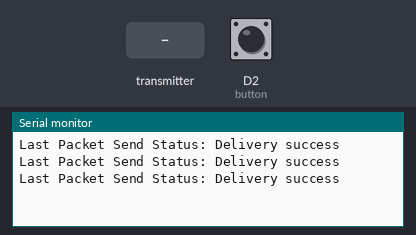
Recording of a program running on a simulated ESP8266 (Wemos D1 mini). Parts: the last lines printed to the serial monitor. Inputs (shaded band) come from the test bench; at power-on: D2 (button) HIGH.

Above: at 1.2 s.
1.3 s: the transmitter starts sending ledS = 0
At 1.46 s:
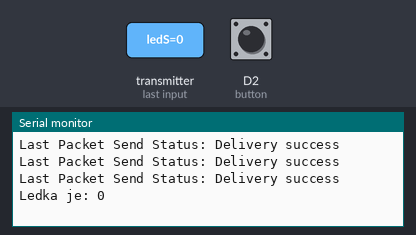
3.3 s: the transmitter starts sending ledS = 1
At 3.61 s:
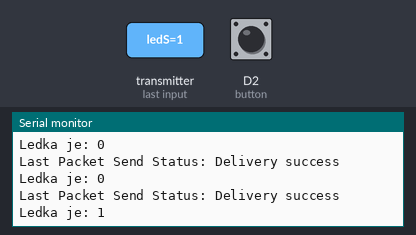

The program:

main.cpp
```cpp
#include <Arduino.h>
#include <ESP8266WiFi.h>
#include <espnow.h>

const char button = D2;
int LEDSTATE = 0;
uint8_t broadcastAddress[] = {0x68, 0xC6, 0x3A, 0xA4, 0xC9, 0x60};

typedef struct struct_message {
  int b;
} struct_message;

typedef struct struct_answer{
  int ledS;
}struct_answer;

struct_message myData;
struct_answer ledData;


void OnDataSent(uint8_t *mac_addr, uint8_t sendStatus) {
  Serial.print("Last Packet Send Status: ");
  if (sendStatus == 0){
    Serial.println("Delivery success");
  }
  else{
    Serial.println("Delivery fail");
  }
}

void OnDataRecv(uint8_t * mac, uint8_t *incomingData, uint8_t len) {
  memcpy(&ledData, incomingData, sizeof(ledData));
  Serial.print("Ledka je: ");
  Serial.println(ledData.ledS);
  LEDSTATE = ledData.ledS;
}

void setup() {
  pinMode(button,INPUT_PULLUP);
  Serial.begin(115200);
  WiFi.mode(WIFI_STA);

  if (esp_now_init() != 0) {
    Serial.println("Error initializing ESP-NOW");
    return;
  }

  esp_now_set_self_role(ESP_NOW_ROLE_COMBO);
  esp_now_register_recv_cb(OnDataRecv);
  esp_now_register_send_cb(OnDataSent);

  esp_now_add_peer(broadcastAddress, ESP_NOW_ROLE_SLAVE, 1, NULL, 0);
}

void loop() {
  if(digitalRead(button)==HIGH && LEDSTATE ==0){
    myData.b = 1;
    esp_now_send(broadcastAddress, (uint8_t *) &myData, sizeof(myData));
    delay(500);
  }

}
```

Measured:
- after the input at 1.3 s, the serial monitor: prints a new line at once (image 1)
- after the input at 3.3 s, the serial monitor: prints a new line at once (image 2)
